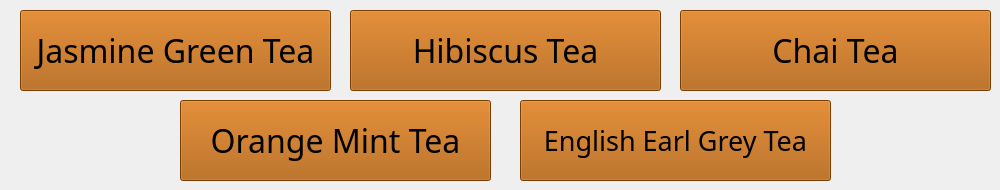
      <widget class="QWidget" name="CoffeeMain_2">
       <widget class="QPushButton" name="pushButton_teaTo5">
        <property name="geometry">
         <rect>
          <x>520</x>
          <y>100</y>
          <width>311</width>
          <height>81</height>
         </rect>
        </property>
        <property name="font">
         <font>
          <family>Bernard MT Condensed</family>
          <pointsize>20</pointsize>
         </font>
        </property>
        <property name="styleSheet">
         <string notr="true">background-color: rgb(170, 85, 0);</string>
        </property>
        <property name="text">
         <string>English Earl Grey Tea</string>
        </property>
       </widget>
       <widget class="QPushButton" name="pushButton_teaTo1">
        <property name="geometry">
         <rect>
          <x>20</x>
          <y>10</y>
          <width>311</width>
          <height>81</height>
         </rect>
        </property>
        <property name="font">
         <font>
          <family>Bernard MT Condensed</family>
          <pointsize>24</pointsize>
         </font>
        </property>
        <property name="styleSheet">
         <string notr="true">background-color: rgb(170, 85, 0);</string>
        </property>
        <property name="text">
         <string>Jasmine Green Tea</string>
        </property>
       </widget>
       <widget class="QPushButton" name="pushButton_teaTo4">
        <property name="geometry">
         <rect>
          <x>180</x>
          <y>100</y>
          <width>311</width>
          <height>81</height>
         </rect>
        </property>
        <property name="font">
         <font>
          <family>Bernard MT Condensed</family>
          <pointsize>24</pointsize>
         </font>
        </property>
        <property name="styleSheet">
         <string notr="true">background-color: rgb(170, 85, 0);</string>
        </property>
        <property name="text">
         <string>Orange Mint Tea</string>
        </property>
       </widget>
       <widget class="QPushButton" name="pushButton_teaTo3">
        <property name="geometry">
         <rect>
          <x>680</x>
          <y>10</y>
          <width>311</width>
          <height>81</height>
         </rect>
        </property>
        <property name="font">
         <font>
          <family>Bernard MT Condensed</family>
          <pointsize>24</pointsize>
         </font>
        </property>
        <property name="styleSheet">
         <string notr="true">background-color: rgb(170, 85, 0);</string>
        </property>
        <property name="text">
         <string>Chai Tea</string>
        </property>
       </widget>
       <widget class="QPushButton" name="pushButton_teaTo2">
        <property name="geometry">
         <rect>
          <x>350</x>
          <y>10</y>
          <width>311</width>
          <height>81</height>
         </rect>
        </property>
        <property name="font">
         <font>
          <family>Bernard MT Condensed</family>
          <pointsize>24</pointsize>
         </font>
        </property>
        <property name="styleSheet">
         <string notr="true">background-color: rgb(170, 85, 0);</string>
        </property>
        <property name="text">
         <string>Hibiscus Tea</string>
        </property>
       </widget>
      </widget>
